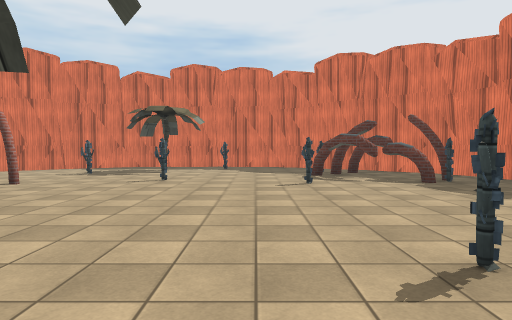
[1] (above)

12 first-person views from a walk through a scene from a Unity 3-D project. The camera is 1.4 m above the floor, tilts 2° down and sees 75° across. The floor is counted in squares, 2 m on a side. Each view is taken from the middle of a square. On the plan, view 1 faces up. The plan holds only what a view shows up to about 10 squares ahead; the rest is blank. Surface patterns are stand-ins for the level's own textures.

[2]
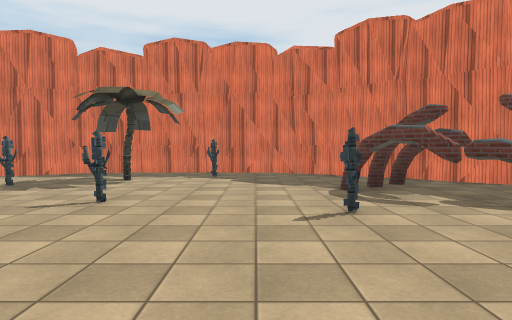

[3]
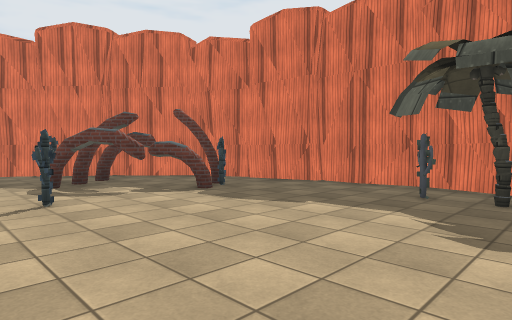

[4]
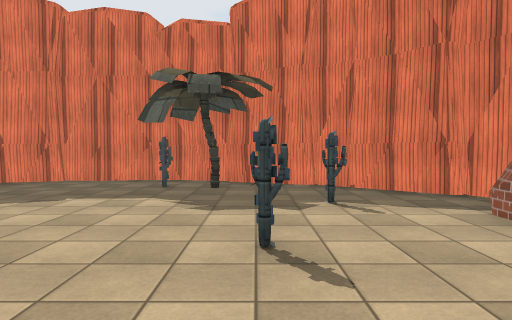

[5]
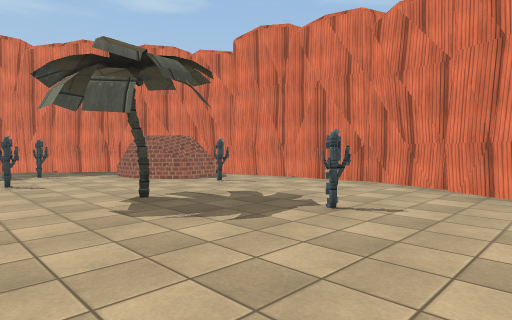

[6]
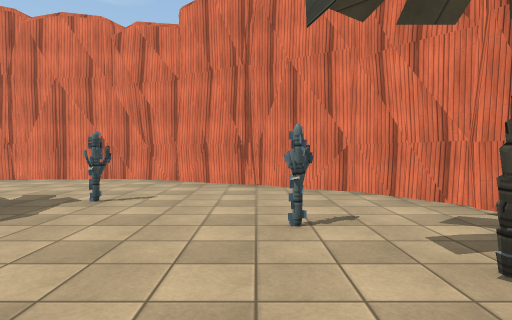

[7]
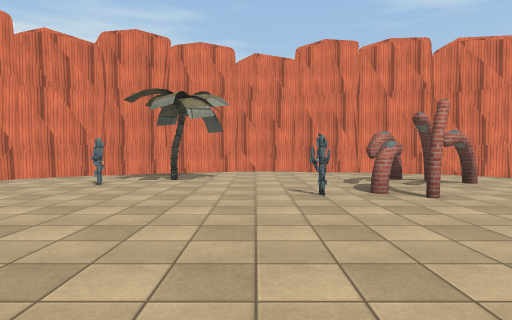

[8]
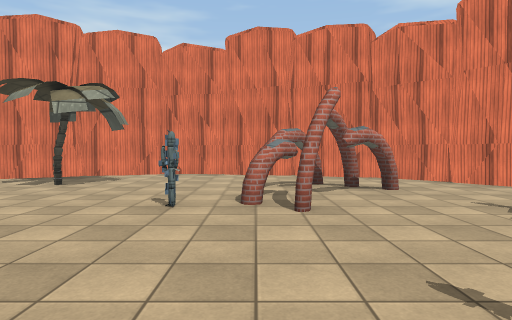

[9]
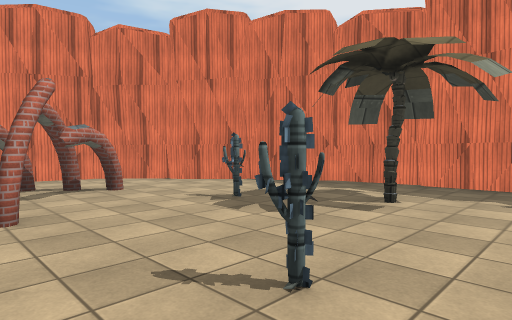

[10]
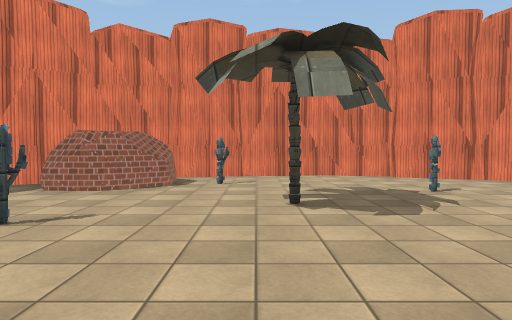

[11]
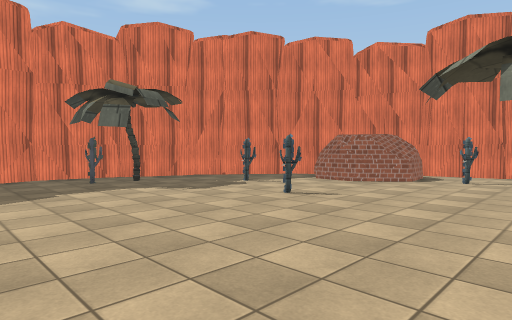

[12]
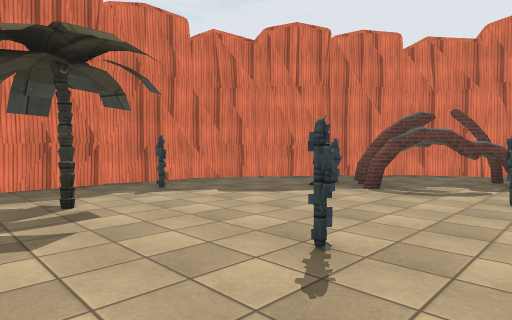

### Floor plan
Key: @ floor where view 1 was taken; # wall or solid block; . floor; T thing the floor can be seen under or through; C cactus.
Columns run from 10 left of view 1 to 7 right of it. Each row starts with its distance up from view 1.
 13     #########
 12    ##.......##
 11   ##.....#...##
 10  ##....#......##
  9 ##...#......TT.##
  8 #..TT.......T...#
  7 #..TT...#..#.TT.##
  6 #...TT...........#
  5 #....T...........#
  4 #..............C.#
  3 #................#
  2 #..#.......#....##
  1 ##..#....#...#..#
  0  #....#...@....##
 -1  ##........##.##
 -2   ##......#####
 -3    ###....###
 -4      ######

Positions as (right, up) in squares from view 1, and headings:
1: (0, 0), facing up
2: (0, 3), facing up
3: (0, 2), facing up-right
4: (-1, 2), facing right
5: (-6, 3), facing down-right
6: (-6, 4), facing down
7: (0, 4), facing left
8: (-1, 6), facing left
9: (-1, 6), facing up-left
10: (-1, 5), facing down
11: (-2, 6), facing down-right
12: (-4, 6), facing up-right
